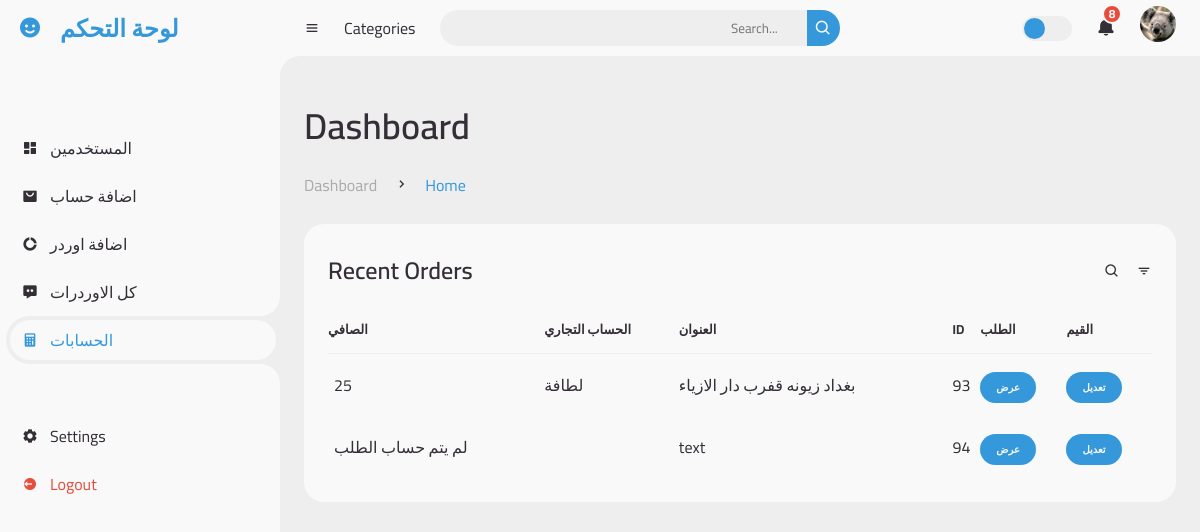
The page /controle/accuntit.php (signed in) on the database its author committed.
### tables this page shows
CREATE TABLE `user_form` (
  `id` int(100) NOT NULL,
  `name` varchar(100) NOT NULL,
  `email` varchar(100) NOT NULL,
  `password` varchar(100) NOT NULL,
  `image` varchar(100) NOT NULL,
  `usertype` varchar(255) NOT NULL
);

CREATE TABLE `orders` (
  `id` int(11) NOT NULL,
  `orderN` varchar(255) NOT NULL,
  `price` int(255) NOT NULL,
  `note` varchar(255) NOT NULL,
  `userNumber` varchar(255) NOT NULL,
  `addreces` varchar(255) NOT NULL,
  `user_id` varchar(255) NOT NULL,
  `order_page_name` varchar(255) NOT NULL,
  `page_name` varchar(255) NOT NULL,
  `statuse` varchar(50) NOT NULL,
  `priceAd` int(255) NOT NULL,
  `Governorate` varchar(255) NOT NULL
);

### controle/accuntit.php (the view, shortened to what this page needs)
<?php
include '../login/config.php';
$user_id = $_SESSION['user_id'];
?>
								   <?php
							        $sqlimg = "SELECT * FROM `user_form` WHERE id = '$user_id'";
							        $resultimg = mysqli_query($conn, $sqlimg);
							         $img = mysqli_fetch_assoc($resultimg);
       								 ?>
<!DOCTYPE html>
<html lang="en">
<head>
	<link href='https://unpkg.com/boxicons@2.0.9/css/boxicons.min.css' rel='stylesheet'>
	<link rel="stylesheet" href="html/style.css?v=<?php echo time(); ?>">
</head>
<body>
	<section id="sidebar">
		<a href="col.php" class="brand">
			<i class='bx bxs-smile'></i>
			<span class="text">لوحة التحكم</span>
		</a>
		<ul class="side-menu top">
			<li>
				<a href="conl.php">
					<i class='bx bxs-dashboard' ></i>
					<span class="text">المستخدمين</span>
				</a>
			</li>
			<li>
				<a href="addAccunt.php">
					<i class='bx bxs-shopping-bag-alt' ></i>
					<span class="text">اضافة حساب </span>
				</a>
			</li>
			<li>
				<a href="create-new-order.php">
					<i class='bx bxs-doughnut-chart' ></i>
					<span class="text">اضافة اوردر</span>
				</a>
			</li>
			<li>
				<a href="index.php">
					<i class='bx bxs-message-dots' ></i>
					<span class="text">كل الاوردرات </span>
				</a>
			</li>
            <li class="active">
				<a href="accuntit.php">
                <i class='bx bxs-calculator'></i>
					<span class="text">الحسابات   </span>
				</a>
			</li>
		</ul>
		<ul class="side-menu">
			<li>
				<a href="../login/Home.php">
					<i class='bx bxs-cog' ></i>
					<span class="text">Settings</span>
				</a>
			</li>
			<li>
				<a href="../login/Home.php" class="logout">
					<i class='bx bxs-log-out-circle' ></i>
					<span class="text">Logout</span>
				</a>
			</li>
		</ul>
	</section>
	<section id="content">
		<nav>
			<i class='bx bx-menu' ></i>
			<a href="#" class="nav-link">Categories</a>
			<form action="#">
				<div class="form-input">
					<input type="search" placeholder="Search...">
					<button type="submit" class="search-btn"><i class='bx bx-search' ></i></button>
				</div>
			</form>
			<label for="switch-mode" class="switch-mode"></label>
			<a href="#" class="notification">
				<i class='bx bxs-bell' ></i>
				<span class="num">8</span>
			</a>
			<a href="#" class="profile">
				<img src="../login/uploaded_img/<?php echo $img['image'] ?>">
			</a>
		</nav>
		<main>
			<div class="head-title">
				<div class="left">
					<h1>Dashboard</h1>
					<ul class="breadcrumb">
						<li>
							<a href="#">Dashboard</a>
						</li>
						<li><i class='bx bx-chevron-right' ></i></li>
						<li>
							<a class="active" href="#">Home</a>
						</li>
					</ul>
				</div>
			</div>
			<div class="table-data">
				<div class="order">
					<div class="head">
						<h3>Recent Orders</h3>
						<i class='bx bx-search' ></i>
						<i class='bx bx-filter' ></i>
					</div>
					<table>
						<thead>
							<tr>
								<th>الصافي</th>
                                <th>الحساب التجاري </th>
                                <th>العنوان </th>
								<th>ID</th>
								<th>الطلب</th>
								<th>القيم  </th>
							</tr>
						</thead>
								   <?php
							        $sql = "SELECT * FROM `orders` ";
							        $result = mysqli_query($conn, $sql);
							        while ($row = mysqli_fetch_assoc($result)) {
       								 ?>
						<tbody>
							<tr>
							<td><?php $pricePage = $row['price'] - $row['priceAd'];
							if($row['priceAd']){
                                echo $pricePage;
							}else{
								echo "لم يتم حساب الطلب ";
							}
                                 ?></td>
                                <td>
									<p><?php echo $row['page_name'] ?></p>
								</td>
                                <td>
									<p><?php $addric = $row['Governorate'] ." ". $row['addreces'];
									echo $addric?></p>
								</td>
								<td>
									<p><?php echo $row['id'] ?></p>
								</td>
								<td><a href="order.php?id=<?php echo $row['id'] ?>" > <span class="status completed">عرض</span></a>
								<td><a href="edit.php?id=<?php echo $row['id'] ?>" > <span class="status completed">تعديل</span></a>
								</td>
							</tr>
						<?php } ?>
						</tbody>
					</table>
				</div>
			</div>
		</main>
	</section>
</body>
</html>

### rows shown on the page
user_form: image (picture)
orders: pricePage "25", page_name "لطافة", addric "بغداد زيونه قفرب دار الازياء", id "93"
orders: priceAd "لم يتم حساب الطلب", addric "text", id "94"
